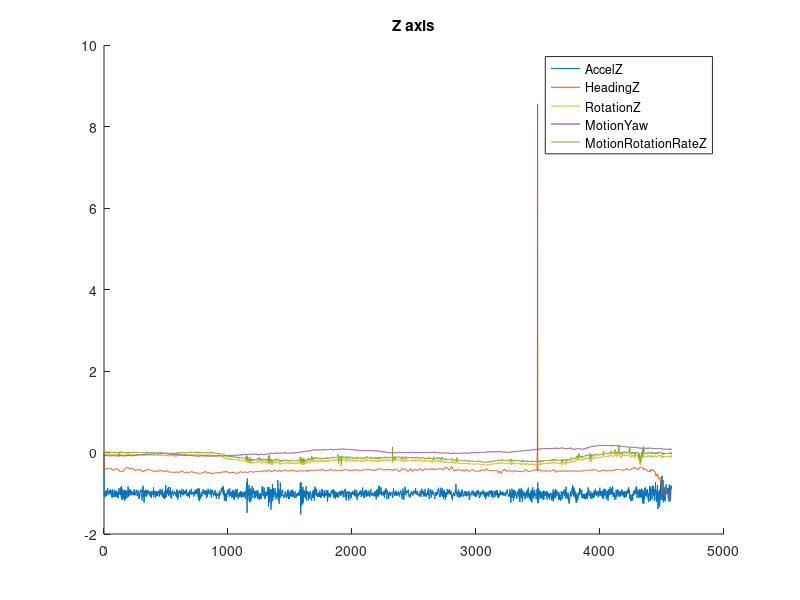
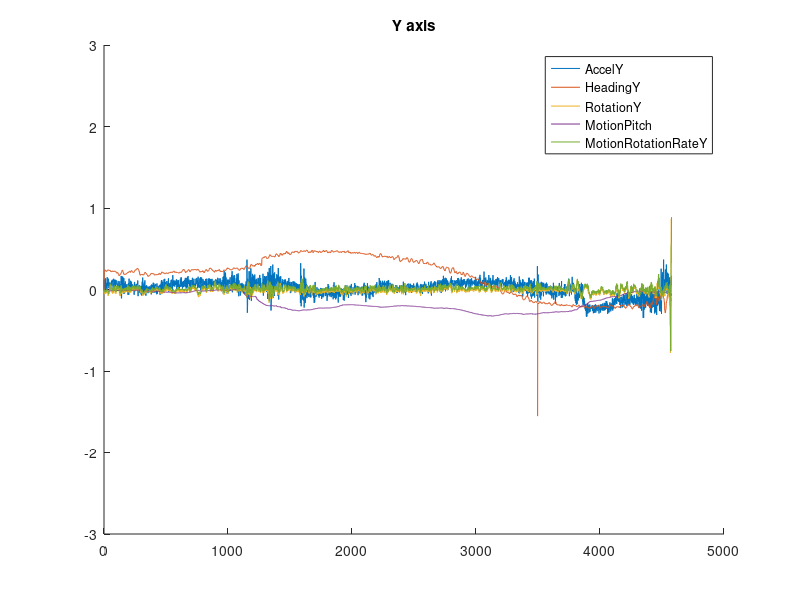
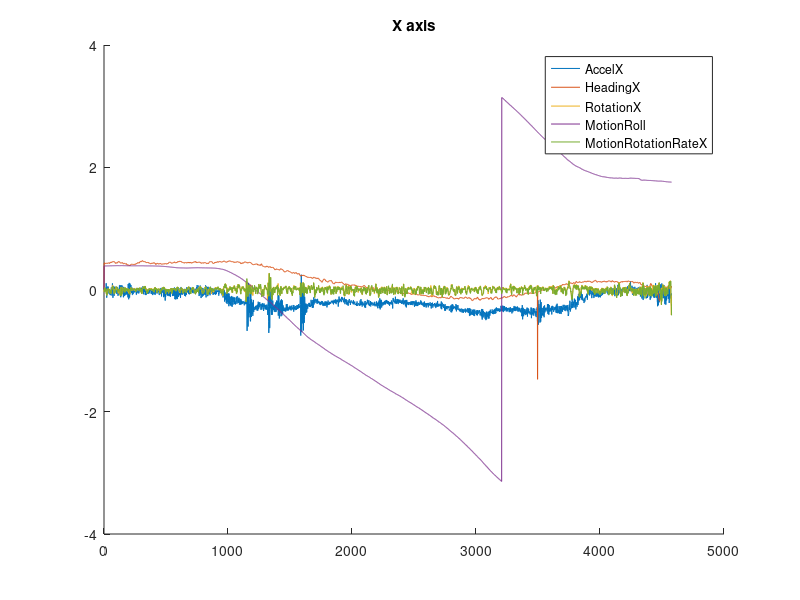

MATLAB code to generate these figures, in order:
clear
close all

rawdata=csvread('2015-01-24_11-49-26.csv');   % read truck roundabout data file

%time,timestamp,recordtime,lat,long,alt,speed,course,verticalAccuracy,horizontalAccuracy,locTimeStamp,accelerationX,accelerationY,accelerationZ,HeadingX,HeadingY,HeadingZ,TrueHeading,MagneticHeading,HeadingAccuracy,RotationX,RotationY,RotationZ,motionYaw,motionRoll,motionPitch,motionRotationRateX,motionRotationRateY,motionRotationRateZ,motionUserAccelerationX,motionUserAccelerationY,motionUserAccelerationZ,en0,pdp_ip0,DeviceOrientation,State
%  1    2           3       4   5   6     7     8           9


time = rawdata(:,2);    % create a time vector

figure()
hold on
plot(time, rawdata(:,14))
plot(time, rawdata(:,17)*pi/180)
plot(time, rawdata(:,23))
plot(time, rawdata(:,26))
plot(time, rawdata(:,29))
legend('AccelZ','HeadingZ','RotationZ','MotionYaw','MotionRotationRateZ')
title 'Z axis'
hold off

figure()
hold on
plot(time, rawdata(:,13))
plot(time, rawdata(:,16)*pi/180)
plot(time, rawdata(:,22))
plot(time, rawdata(:,25))
plot(time, rawdata(:,28))
ylim([-3 3])
legend('AccelY','HeadingY','RotationY','MotionPitch','MotionRotationRateY')
title 'Y axis'
hold off

figure()
hold on
plot(time, rawdata(:,12))
plot(time, rawdata(:,15)*pi/180)
plot(time, rawdata(:,21))
plot(time, rawdata(:,24))
plot(time, rawdata(:,27))
legend('AccelX','HeadingX','RotationX','MotionRoll','MotionRotationRateX')
title 'X axis'
hold off
